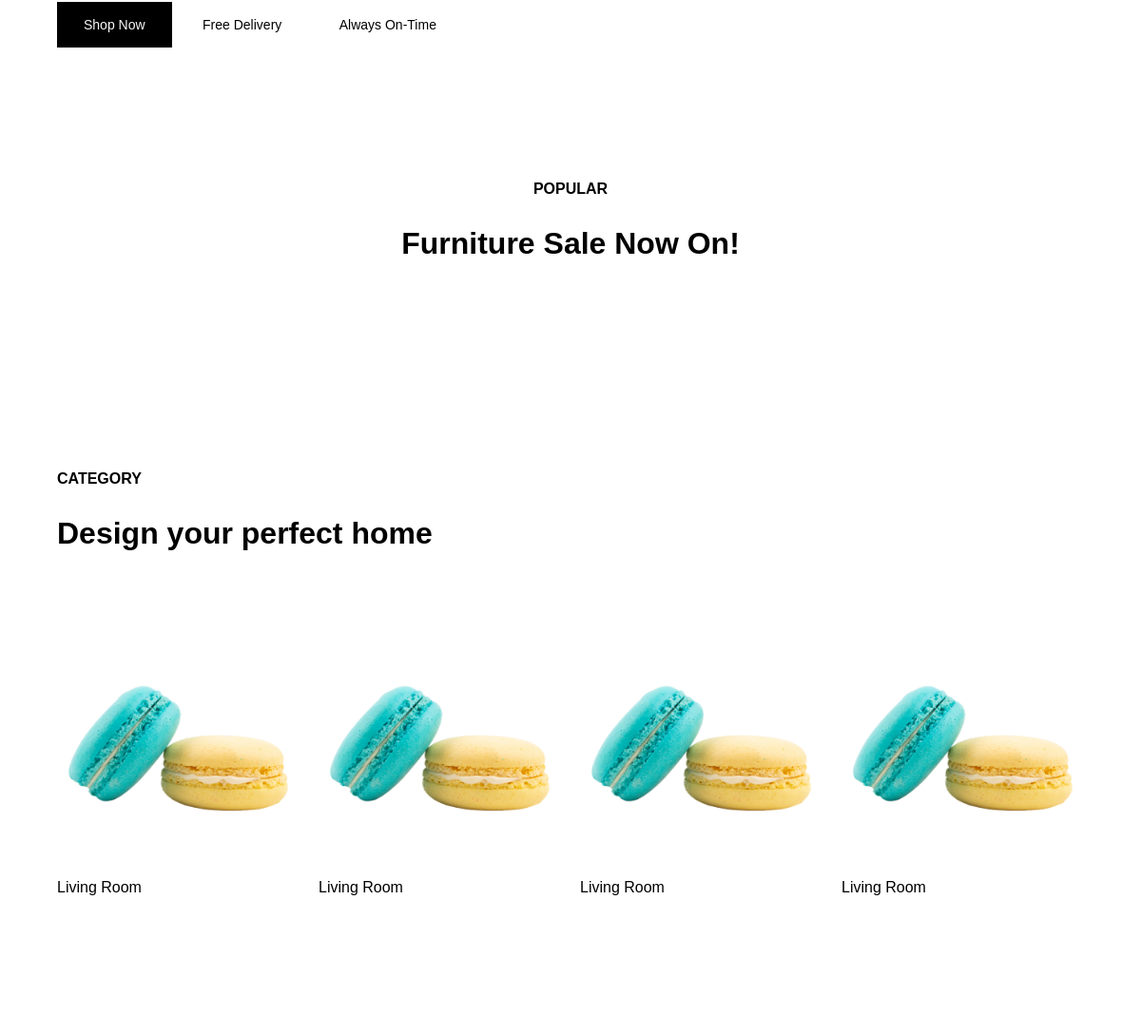
The app's page / (middle part), older data.
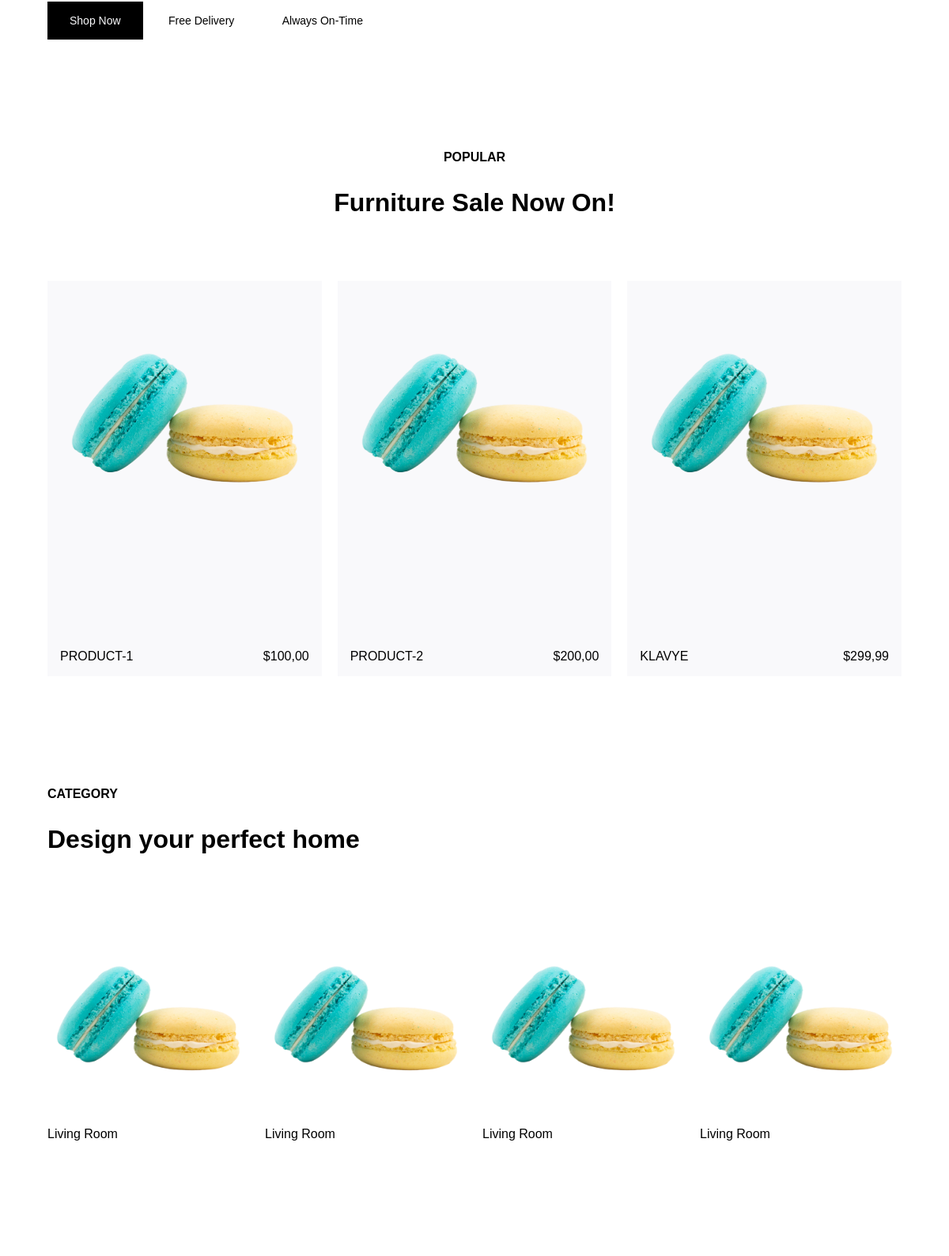
The same page, newer data.
### siteapp/models.py (models this page shows, shortened)
class product(models.Model):
    title = models.CharField(max_length=250)
    categories = models.ManyToManyField(category, related_name="products")
    price = models.DecimalField(max_digits=10, decimal_places=2)
    image = models.ImageField(upload_to="siteapp/", blank=True, null=True)
    description = models.CharField(max_length=255)
    is_home = models.BooleanField(default=False)
    slug = models.SlugField(null=False, blank=True, unique=True, db_index=True, editable=False)
    created_at = models.DateTimeField(auto_now_add=True, null=False, blank=False, editable=False)

### siteapp/views.py (the view)
# urls.py: 2. Add a URL to urlpatterns:  path('', views.home, name='home')
def home(request):
    products = product.objects.all()[:3]
    categories = category.objects.all()
    return render(
        request,
        "siteapp/index.html",
        {
            "products": products,
            "categories": categories,
        },
    )

### siteapp/context_processors.py (called while the page is built)
def site_info(request):
    return {"copyright_year": 2025, "company_name": "AIKE"}

### siteapp/templates/siteapp/index.html (shortened to what this page needs)
{% extends "base.html" %} {% load static %} {% block title %}AnaSayfa{% endblock %} {% block content %}
<section class="section hero-section">
	<div class="hero-content">
		<div class="hero-buttons">
			<button class="btn">Shop now</button>
			<button class="btn btn-transparent">Free delivery</button>
			<button class="btn btn-transparent">Always on-time</button>
		</div>
	</div>
	<div class="hero-grid">
	</div>
</section>
<section class="section popular-section">
	<header>
		<center>
			<h3 class="section-category-text">POPULAR</h3>
			<h2 class="section-heading-text">Furniture Sale Now On!</h2>
		</center>
	</header>
	<div class="popular-cards">
		{% for product in products%}
			{% if product.is_home %}
				<article>
					<a href="{% url 'product-details' product.slug %}" class="popular-card">
						<img src="{{product.image.url}}" alt="meta info for image" class="popular-card-img" />
						<div class="product-info">
							<p class="product-name">{{product.title}}</p>
							<p class="product-price">${{product.price}}</p>
						</div>
					</a>
				</article>
			{% endif %}
		{% endfor %}
	</div>
</section>
<section class="section category-section">
	<header>
		<h3 class="section-category-text">category</h3>
		<h2 class="section-heading-text">Design your perfect home</h2>
	</header>
	<ul class="category-cards">
		<li>
			<a href="#" class="category-card">
				<img src="{% static 'images/—Pngtree—macaron diet product photography picture_6673966.png' %}" alt="#" class="category-card-img" />
				<p class="category-card-text">Living room</p>
			</a>
		</li>
		<li>
			<a href="#" class="category-card">
				<img src="{% static 'images/—Pngtree—macaron diet product photography picture_6673966.png' %}" alt="#" class="category-card-img" />
				<p class="category-card-text">Living room</p>
			</a>
		</li>
		<li>
			<a href="#" class="category-card">
				<img src="{% static 'images/—Pngtree—macaron diet product photography picture_6673966.png' %}" alt="#" class="category-card-img" />
				<p class="category-card-text">Living room</p>
			</a>
		</li>
		<li>
			<a href="#" class="category-card">
				<img src="{% static 'images/—Pngtree—macaron diet product photography picture_6673966.png' %}" alt="#" class="category-card-img" />
				<p class="category-card-text">Living room</p>
			</a>
		</li>
	</ul>
</section>
<section class="section ambitions-section two-column-section">
	<div class="section-left">
	</div>
	<div class="section-right">
	</div>
</section>
{% endblock %}

Row changes from the older to the newer data that the page shows:
now on this page (row edited): product: image (picture), title "PRODUCT-1", price "100,00"
now on this page (row edited): product: image (picture), title "PRODUCT-2", price "200,00"
now on this page (row edited): product: image (picture), title "KLAVYE", price "299,99"
